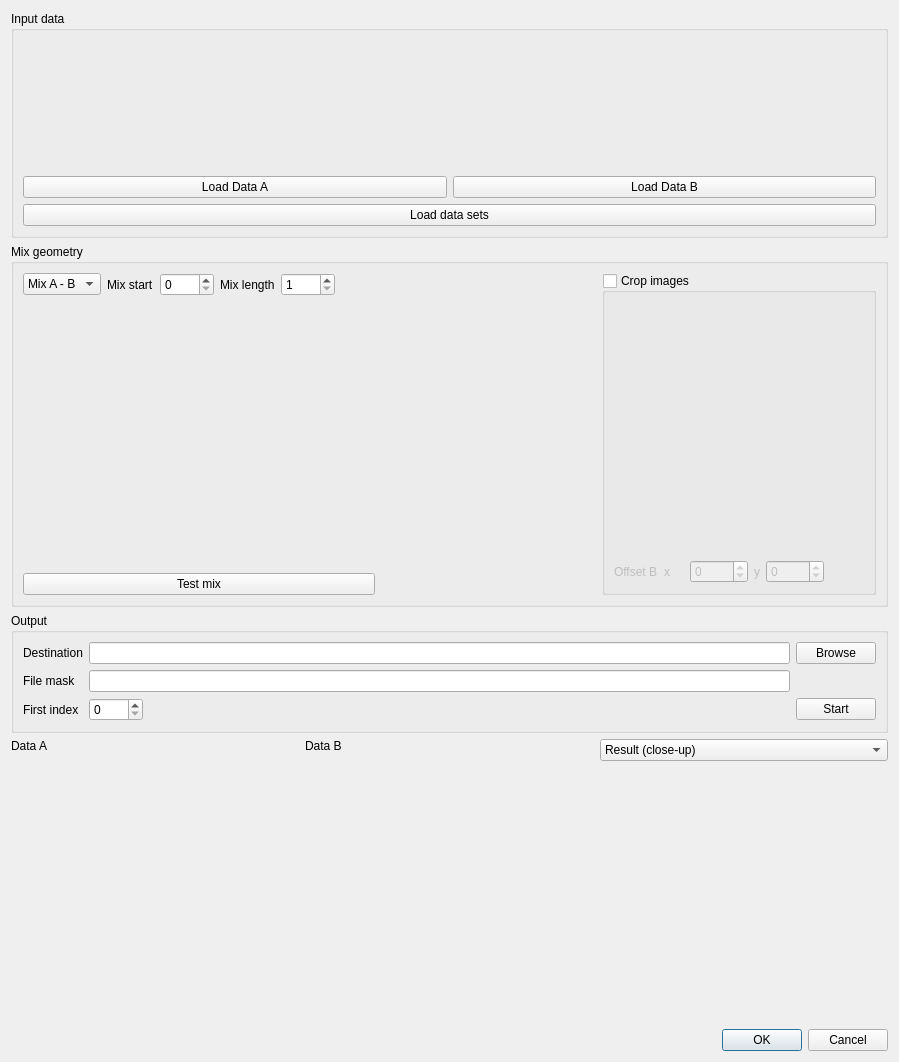
<?xml version="1.0" encoding="UTF-8"?>
<ui version="4.0">
 <class>MergeVolumesDialog</class>
 <widget class="QDialog" name="MergeVolumesDialog">
  <property name="geometry">
   <rect>
    <x>0</x>
    <y>0</y>
    <width>899</width>
    <height>1062</height>
   </rect>
  </property>
  <property name="windowTitle">
   <string>Merge volumes</string>
  </property>
  <layout class="QVBoxLayout" name="verticalLayout_2">
   <item>
    <layout class="QVBoxLayout" name="verticalLayout">
     <property name="sizeConstraint">
      <enum>QLayout::SetDefaultConstraint</enum>
     </property>
     <item>
      <widget class="QGroupBox" name="groupBox_3">
       <property name="title">
        <string>Input data</string>
       </property>
       <layout class="QVBoxLayout" name="verticalLayout_7">
        <item>
         <layout class="QHBoxLayout" name="horizontalLayout">
          <item>
           <layout class="QVBoxLayout" name="verticalLayout_10">
            <item>
             <widget class="ReaderForm" name="widget_readerFormA" native="true">
              <property name="minimumSize">
               <size>
                <width>0</width>
                <height>130</height>
               </size>
              </property>
             </widget>
            </item>
            <item>
             <widget class="QPushButton" name="pushButton_loadA">
              <property name="text">
               <string>Load Data A</string>
              </property>
             </widget>
            </item>
           </layout>
          </item>
          <item>
           <layout class="QVBoxLayout" name="verticalLayout_9">
            <item>
             <widget class="ReaderForm" name="widget_readerFormB" native="true">
              <property name="minimumSize">
               <size>
                <width>0</width>
                <height>130</height>
               </size>
              </property>
             </widget>
            </item>
            <item>
             <widget class="QPushButton" name="pushButton_loadB">
              <property name="text">
               <string>Load Data B</string>
              </property>
             </widget>
            </item>
           </layout>
          </item>
         </layout>
        </item>
        <item>
         <widget class="QPushButton" name="pushButton_loaddata">
          <property name="text">
           <string>Load data sets</string>
          </property>
         </widget>
        </item>
       </layout>
      </widget>
     </item>
     <item>
      <layout class="QHBoxLayout" name="horizontalLayout_10">
       <item>
        <widget class="QGroupBox" name="groupBox">
         <property name="title">
          <string>Mix geometry</string>
         </property>
         <layout class="QGridLayout" name="gridLayout_2">
          <item row="0" column="3" rowspan="3">
           <widget class="QGroupBox" name="groupBox_cropImages">
            <property name="title">
             <string>Crop images</string>
            </property>
            <property name="checkable">
             <bool>true</bool>
            </property>
            <property name="checked">
             <bool>false</bool>
            </property>
            <layout class="QVBoxLayout" name="verticalLayout_6">
             <item>
              <widget class="QtAddons::uxROIWidget" name="widget_cropROI" native="true">
               <property name="minimumSize">
                <size>
                 <width>0</width>
                 <height>135</height>
                </size>
               </property>
              </widget>
             </item>
             <item>
              <layout class="QHBoxLayout" name="horizontalLayout_16">
               <item>
                <widget class="QLabel" name="label_offsetB">
                 <property name="text">
                  <string>Offset B</string>
                 </property>
                </widget>
               </item>
               <item>
                <widget class="QLabel" name="label_offsetx">
                 <property name="minimumSize">
                  <size>
                   <width>20</width>
                   <height>0</height>
                  </size>
                 </property>
                 <property name="text">
                  <string>x</string>
                 </property>
                </widget>
               </item>
               <item>
                <widget class="QSpinBox" name="spinBox_offsetx">
                 <property name="minimum">
                  <number>-9999</number>
                 </property>
                 <property name="maximum">
                  <number>9999</number>
                 </property>
                </widget>
               </item>
               <item>
                <widget class="QLabel" name="label_offsety">
                 <property name="text">
                  <string>y</string>
                 </property>
                </widget>
               </item>
               <item>
                <widget class="QSpinBox" name="spinBox_offsety">
                 <property name="minimum">
                  <number>-9999</number>
                 </property>
                 <property name="maximum">
                  <number>9999</number>
                 </property>
                </widget>
               </item>
               <item>
                <spacer name="horizontalSpacer">
                 <property name="orientation">
                  <enum>Qt::Horizontal</enum>
                 </property>
                 <property name="sizeHint" stdset="0">
                  <size>
                   <width>40</width>
                   <height>20</height>
                  </size>
                 </property>
                </spacer>
               </item>
              </layout>
             </item>
            </layout>
           </widget>
          </item>
          <item row="2" column="0" colspan="2">
           <widget class="QPushButton" name="pushButton_TestMix">
            <property name="text">
             <string>Test mix</string>
            </property>
           </widget>
          </item>
          <item row="0" column="1">
           <layout class="QHBoxLayout" name="horizontalLayout_12">
            <item>
             <widget class="QLabel" name="label_9">
              <property name="sizePolicy">
               <sizepolicy hsizetype="Maximum" vsizetype="Preferred">
                <horstretch>0</horstretch>
                <verstretch>0</verstretch>
               </sizepolicy>
              </property>
              <property name="text">
               <string>Mix start</string>
              </property>
             </widget>
            </item>
            <item>
             <widget class="QSpinBox" name="spinBox_mixstart">
              <property name="sizePolicy">
               <sizepolicy hsizetype="Maximum" vsizetype="Fixed">
                <horstretch>0</horstretch>
                <verstretch>0</verstretch>
               </sizepolicy>
              </property>
              <property name="maximum">
               <number>9999</number>
              </property>
             </widget>
            </item>
            <item>
             <widget class="QLabel" name="label_10">
              <property name="sizePolicy">
               <sizepolicy hsizetype="Maximum" vsizetype="Preferred">
                <horstretch>0</horstretch>
                <verstretch>0</verstretch>
               </sizepolicy>
              </property>
              <property name="text">
               <string>Mix length</string>
              </property>
             </widget>
            </item>
            <item>
             <widget class="QSpinBox" name="spinBox_mixlength">
              <property name="sizePolicy">
               <sizepolicy hsizetype="Maximum" vsizetype="Fixed">
                <horstretch>0</horstretch>
                <verstretch>0</verstretch>
               </sizepolicy>
              </property>
              <property name="minimum">
               <number>1</number>
              </property>
              <property name="maximum">
               <number>9999</number>
              </property>
             </widget>
            </item>
            <item>
             <spacer name="horizontalSpacer_3">
              <property name="orientation">
               <enum>Qt::Horizontal</enum>
              </property>
              <property name="sizeHint" stdset="0">
               <size>
                <width>40</width>
                <height>20</height>
               </size>
              </property>
             </spacer>
            </item>
           </layout>
          </item>
          <item row="1" column="0">
           <spacer name="verticalSpacer">
            <property name="orientation">
             <enum>Qt::Vertical</enum>
            </property>
            <property name="sizeHint" stdset="0">
             <size>
              <width>20</width>
              <height>40</height>
             </size>
            </property>
           </spacer>
          </item>
          <item row="0" column="0">
           <widget class="QComboBox" name="comboBox_mixorder">
            <item>
             <property name="text">
              <string>Mix A - B</string>
             </property>
            </item>
            <item>
             <property name="text">
              <string>Mix B - A</string>
             </property>
            </item>
           </widget>
          </item>
          <item row="2" column="2">
           <spacer name="horizontalSpacer_2">
            <property name="orientation">
             <enum>Qt::Horizontal</enum>
            </property>
            <property name="sizeHint" stdset="0">
             <size>
              <width>40</width>
              <height>20</height>
             </size>
            </property>
           </spacer>
          </item>
         </layout>
        </widget>
       </item>
      </layout>
     </item>
     <item>
      <widget class="QGroupBox" name="groupBox_2">
       <property name="title">
        <string>Output</string>
       </property>
       <layout class="QGridLayout" name="gridLayout_4">
        <item row="0" column="0">
         <layout class="QGridLayout" name="gridLayout_3">
          <item row="0" column="2">
           <widget class="QPushButton" name="pushButton_browseout">
            <property name="text">
             <string>Browse</string>
            </property>
           </widget>
          </item>
          <item row="0" column="0">
           <widget class="QLabel" name="label_19">
            <property name="text">
             <string>Destination</string>
            </property>
           </widget>
          </item>
          <item row="4" column="2">
           <widget class="QPushButton" name="pushButton_startmerge">
            <property name="text">
             <string>Start</string>
            </property>
           </widget>
          </item>
          <item row="4" column="0">
           <widget class="QLabel" name="label_20">
            <property name="text">
             <string>First index</string>
            </property>
           </widget>
          </item>
          <item row="0" column="1">
           <widget class="QLineEdit" name="lineEdit_pathout"/>
          </item>
          <item row="4" column="1">
           <widget class="QSpinBox" name="spinBox_firstout">
            <property name="sizePolicy">
             <sizepolicy hsizetype="Maximum" vsizetype="Fixed">
              <horstretch>0</horstretch>
              <verstretch>0</verstretch>
             </sizepolicy>
            </property>
            <property name="maximum">
             <number>9999</number>
            </property>
           </widget>
          </item>
          <item row="1" column="0">
           <widget class="QLabel" name="label_11">
            <property name="text">
             <string>File mask</string>
            </property>
           </widget>
          </item>
          <item row="1" column="1">
           <widget class="QLineEdit" name="lineEdit_OutMask"/>
          </item>
         </layout>
        </item>
       </layout>
      </widget>
     </item>
     <item>
      <layout class="QHBoxLayout" name="horizontalLayout_3">
       <item>
        <layout class="QHBoxLayout" name="horizontalLayout_11">
         <item>
          <layout class="QVBoxLayout" name="verticalLayout_3">
           <item alignment="Qt::AlignTop">
            <widget class="QLabel" name="label_7">
             <property name="text">
              <string>Data A</string>
             </property>
            </widget>
           </item>
           <item>
            <widget class="QtAddons::ImageViewerWidget" name="viewer_dataA" native="true">
             <property name="minimumSize">
              <size>
               <width>256</width>
               <height>256</height>
              </size>
             </property>
            </widget>
           </item>
          </layout>
         </item>
         <item>
          <layout class="QVBoxLayout" name="verticalLayout_5">
           <item alignment="Qt::AlignTop">
            <widget class="QLabel" name="label_8">
             <property name="text">
              <string>Data B</string>
             </property>
            </widget>
           </item>
           <item>
            <widget class="QtAddons::ImageViewerWidget" name="viewer_dataB" native="true">
             <property name="minimumSize">
              <size>
               <width>256</width>
               <height>256</height>
              </size>
             </property>
            </widget>
           </item>
          </layout>
         </item>
         <item>
          <layout class="QVBoxLayout" name="verticalLayout_4">
           <item>
            <widget class="QComboBox" name="comboBox_result">
             <item>
              <property name="text">
               <string>Result (close-up)</string>
              </property>
             </item>
             <item>
              <property name="text">
               <string>Result (full image)</string>
              </property>
             </item>
            </widget>
           </item>
           <item>
            <widget class="QtAddons::ImageViewerWidget" name="viewer_result" native="true">
             <property name="minimumSize">
              <size>
               <width>256</width>
               <height>256</height>
              </size>
             </property>
            </widget>
           </item>
          </layout>
         </item>
        </layout>
       </item>
      </layout>
     </item>
    </layout>
   </item>
   <item>
    <widget class="QDialogButtonBox" name="buttonBox">
     <property name="orientation">
      <enum>Qt::Horizontal</enum>
     </property>
     <property name="standardButtons">
      <set>QDialogButtonBox::Cancel|QDialogButtonBox::Ok</set>
     </property>
    </widget>
   </item>
  </layout>
 </widget>
 <customwidgets>
  <customwidget>
   <class>QtAddons::ImageViewerWidget</class>
   <extends>QWidget</extends>
   <header location="global">imageviewerwidget.h</header>
   <container>1</container>
   <slots>
    <signal>levelsChanged(float,float)</signal>
   </slots>
  </customwidget>
  <customwidget>
   <class>ReaderForm</class>
   <extends>QWidget</extends>
   <header location="global">readerform.h</header>
   <container>1</container>
  </customwidget>
  <customwidget>
   <class>QtAddons::uxROIWidget</class>
   <extends>QWidget</extends>
   <header location="global">uxroiwidget.h</header>
   <container>1</container>
  </customwidget>
 </customwidgets>
 <resources/>
 <connections>
  <connection>
   <sender>buttonBox</sender>
   <signal>accepted()</signal>
   <receiver>MergeVolumesDialog</receiver>
   <slot>accept()</slot>
   <hints>
    <hint type="sourcelabel">
     <x>248</x>
     <y>254</y>
    </hint>
    <hint type="destinationlabel">
     <x>157</x>
     <y>274</y>
    </hint>
   </hints>
  </connection>
  <connection>
   <sender>buttonBox</sender>
   <signal>rejected()</signal>
   <receiver>MergeVolumesDialog</receiver>
   <slot>reject()</slot>
   <hints>
    <hint type="sourcelabel">
     <x>316</x>
     <y>260</y>
    </hint>
    <hint type="destinationlabel">
     <x>286</x>
     <y>274</y>
    </hint>
   </hints>
  </connection>
 </connections>
</ui>
